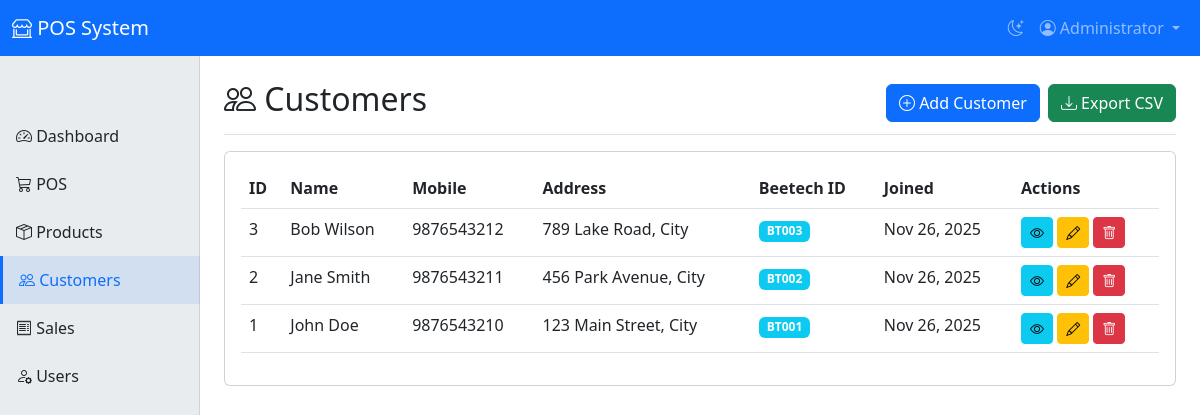
/customers.php (signed in), run on the app's committed database.
### tables this page shows
CREATE TABLE customers (
    id INT PRIMARY KEY AUTO_INCREMENT,
    name VARCHAR(100) NOT NULL,
    mobile VARCHAR(20),
    address TEXT,
    beetech_id VARCHAR(50) UNIQUE,
    created_at TIMESTAMP DEFAULT CURRENT_TIMESTAMP
);

### customers.php (the view, shortened to what this page needs)
<?php
require_once 'header.php';
$customers = $conn->query("SELECT * FROM customers ORDER BY name");
?>
<div class="d-flex justify-content-between flex-wrap flex-md-nowrap align-items-center pb-2 mb-3 border-bottom">
    <h1 class="h2"><i class="bi bi-people"></i> Customers</h1>
    <div class="btn-toolbar mb-2 mb-md-0">
        <button type="button" class="btn btn-primary me-2" data-bs-toggle="modal" data-bs-target="#addCustomerModal">
            <i class="bi bi-plus-circle"></i> Add Customer
        </button>
        <a href="?export=1" class="btn btn-success">
            <i class="bi bi-download"></i> Export CSV
        </a>
    </div>
</div>
<div class="card">
    <div class="card-body">
        <div class="table-responsive">
            <table class="table table-hover">
                <thead>
                    <tr>
                        <th>ID</th>
                        <th>Name</th>
                        <th>Mobile</th>
                        <th>Address</th>
                        <th>Beetech ID</th>
                        <th>Joined</th>
                        <th>Actions</th>
                    </tr>
                </thead>
                <tbody>
                    <?php while ($customer = $customers->fetch_assoc()): ?>
                    <tr>
                        <td><?php echo $customer['id']; ?></td>
                        <td><?php echo $customer['name']; ?></td>
                        <td><?php echo $customer['mobile']; ?></td>
                        <td><?php echo $customer['address']; ?></td>
                        <td><span class="badge bg-info"><?php echo $customer['beetech_id']; ?></span></td>
                        <td><?php echo date('M d, Y', strtotime($customer['created_at'])); ?></td>
                        <td>
                            <a href="customer_profile.php?id=<?php echo $customer['id']; ?>" class="btn btn-sm btn-info">
                                <i class="bi bi-eye"></i>
                            </a>
                            <button class="btn btn-sm btn-warning" onclick="editCustomer(<?php echo htmlspecialchars(json_encode($customer)); ?>)">
                                <i class="bi bi-pencil"></i>
                            </button>
                            <form method="POST" style="display:inline;" onsubmit="return confirm('Delete this customer?');">
                                <button type="submit" name="delete_customer" class="btn btn-sm btn-danger">
                                    <i class="bi bi-trash"></i>
                                </button>
                            </form>
                        </td>
                    </tr>
                    <?php endwhile; ?>
                </tbody>
            </table>
        </div>
    </div>
</div>
<?php require_once 'footer.php'; ?>

### header.php (style rules this page uses)
body { padding-top: 56px; }

### data on the page
customers: id "3", name "Bob Wilson", mobile "9876543212", address "789 Lake Road, City", beetech "BT003", created_at "Nov 26, 2025"
customers: id "2", name "Jane Smith", mobile "9876543211", address "456 Park Avenue, City", beetech "BT002", created_at "Nov 26, 2025"
customers: id "1", name "John Doe", mobile "9876543210", address "123 Main Street, City", beetech "BT001", created_at "Nov 26, 2025"

### other printed values
$_SESSION['fullname'] "Administrator"
